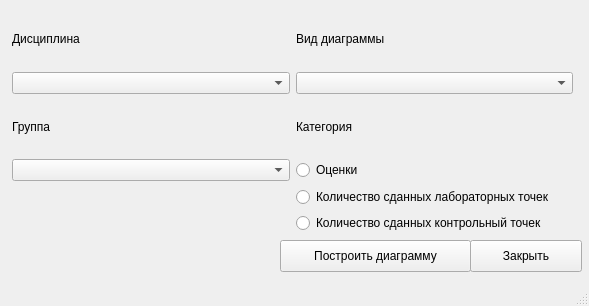
<?xml version="1.0" encoding="UTF-8"?>
<ui version="4.0">
 <class>MainWindow</class>
 <widget class="QMainWindow" name="MainWindow">
  <property name="geometry">
   <rect>
    <x>0</x>
    <y>0</y>
    <width>589</width>
    <height>306</height>
   </rect>
  </property>
  <property name="windowTitle">
   <string>Аналитика</string>
  </property>
  <widget class="QWidget" name="centralwidget">
   <widget class="QWidget" name="gridLayoutWidget">
    <property name="geometry">
     <rect>
      <x>12</x>
      <y>12</y>
      <width>561</width>
      <height>221</height>
     </rect>
    </property>
    <layout class="QGridLayout" name="gridLayout">
     <item row="0" column="0">
      <widget class="QLabel" name="label">
       <property name="text">
        <string>Дисциплина</string>
       </property>
      </widget>
     </item>
     <item row="1" column="0">
      <widget class="QComboBox" name="comboBox"/>
     </item>
     <item row="2" column="0">
      <widget class="QLabel" name="label_2">
       <property name="text">
        <string>Группа</string>
       </property>
      </widget>
     </item>
     <item row="4" column="1">
      <widget class="QRadioButton" name="radioButton_2">
       <property name="text">
        <string>Количество сданных лабораторных точек</string>
       </property>
      </widget>
     </item>
     <item row="3" column="1">
      <widget class="QRadioButton" name="radioButton">
       <property name="text">
        <string>Оценки</string>
       </property>
      </widget>
     </item>
     <item row="0" column="1">
      <widget class="QLabel" name="label_3">
       <property name="text">
        <string>Вид диаграммы</string>
       </property>
      </widget>
     </item>
     <item row="1" column="1">
      <widget class="QComboBox" name="comboBox_3"/>
     </item>
     <item row="2" column="1">
      <widget class="QLabel" name="label_4">
       <property name="text">
        <string>Категория</string>
       </property>
      </widget>
     </item>
     <item row="3" column="0">
      <widget class="QComboBox" name="comboBox_2"/>
     </item>
     <item row="5" column="1">
      <widget class="QRadioButton" name="radioButton_3">
       <property name="text">
        <string>Количество сданных контрольный точек</string>
       </property>
      </widget>
     </item>
    </layout>
   </widget>
   <widget class="QPushButton" name="pushButton">
    <property name="geometry">
     <rect>
      <x>280</x>
      <y>240</y>
      <width>191</width>
      <height>32</height>
     </rect>
    </property>
    <property name="text">
     <string>Построить диаграмму</string>
    </property>
   </widget>
   <widget class="QPushButton" name="pushButton_2">
    <property name="geometry">
     <rect>
      <x>470</x>
      <y>240</y>
      <width>112</width>
      <height>32</height>
     </rect>
    </property>
    <property name="text">
     <string>Закрыть</string>
    </property>
   </widget>
  </widget>
  <widget class="QStatusBar" name="statusbar"/>
 </widget>
 <resources/>
 <connections/>
</ui>
